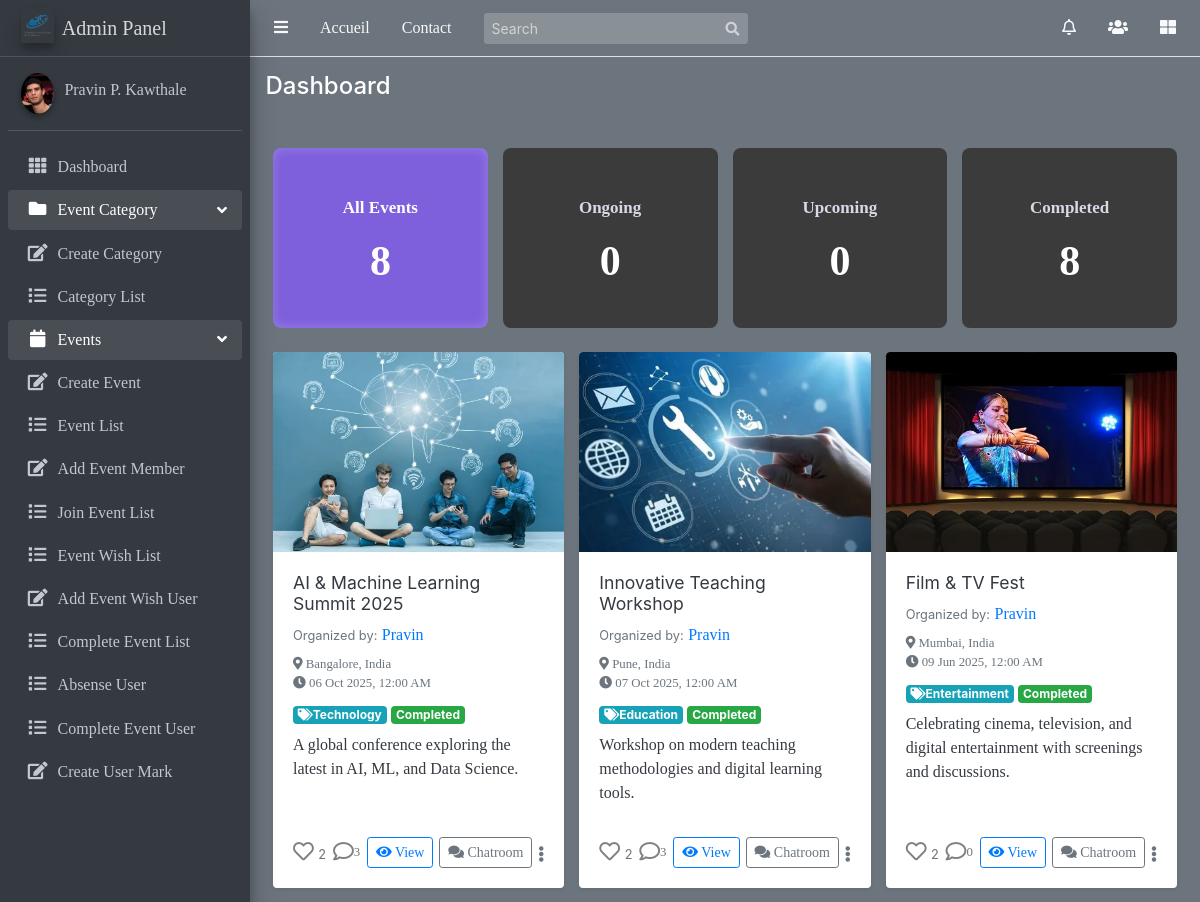
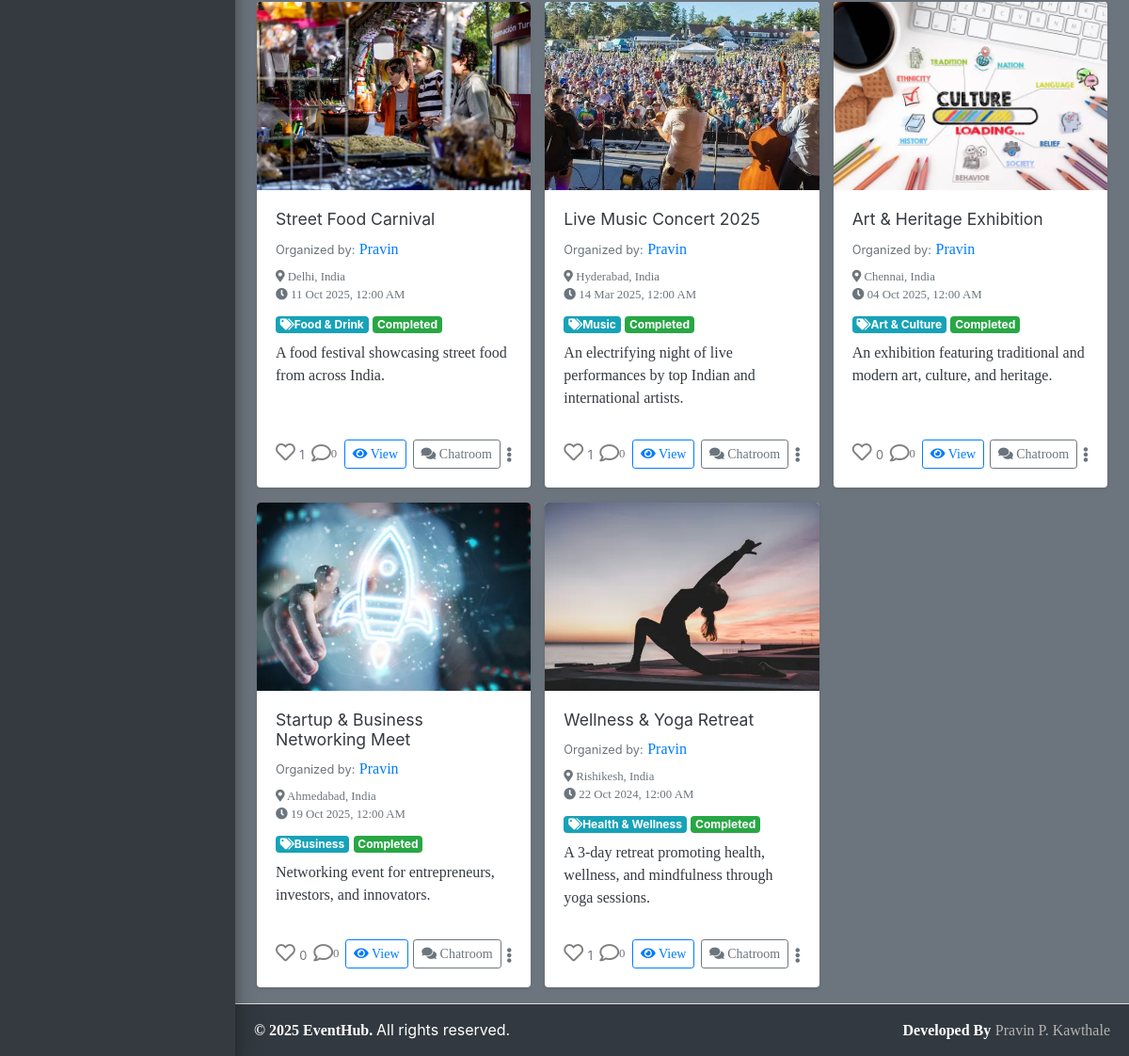
/Events/my-events/ (signed in), run on an earlier commit of the app's database (2 pictures, top to bottom).
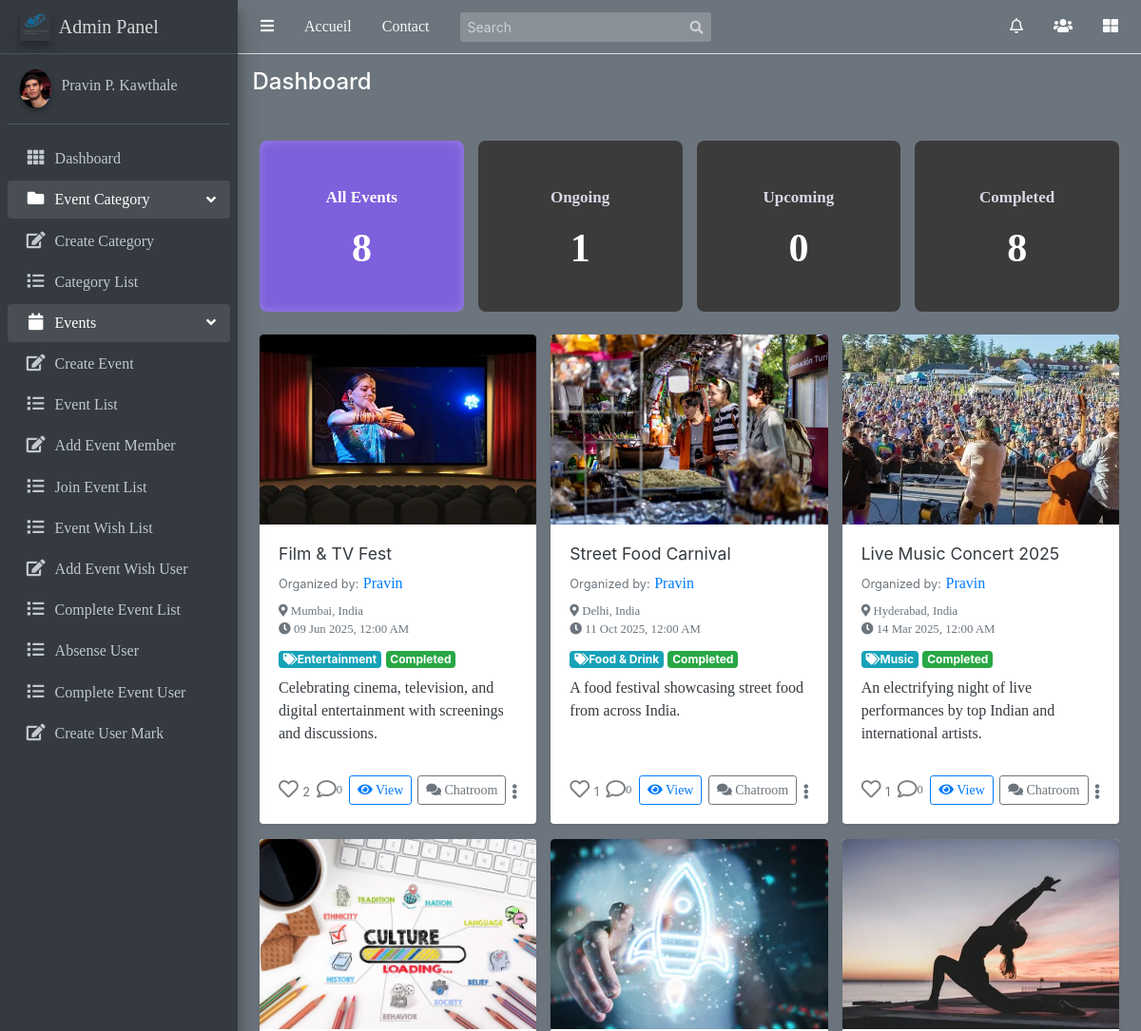
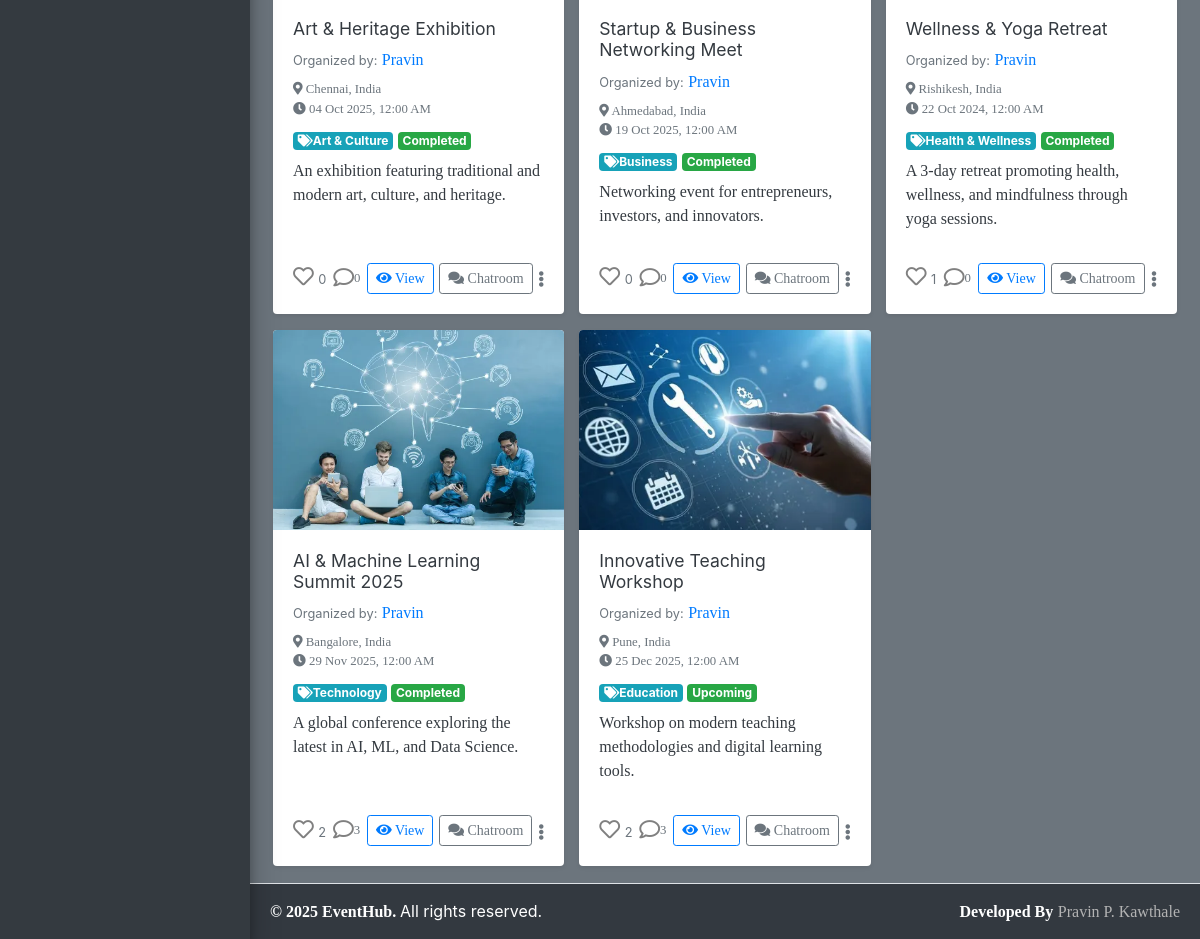
And on a later commit of the database (2 pictures, top to bottom).
### Event/models.py (models this page shows, shortened)
class Event(models.Model):
    title = models.CharField(max_length=100)
    description = models.TextField()
    category = models.ForeignKey(Category, on_delete=models.SET_NULL, null=True, related_name="events")
    date = models.DateTimeField()
    location = models.CharField(max_length=300)
    start_time = models.TimeField()
    end_time = models.TimeField()
    created_at = models.DateTimeField(auto_now_add=True)
    updated_at = models.DateTimeField(auto_now=True)
    organizer = models.ForeignKey(User, on_delete=models.CASCADE, related_name='events_created')
    participants = models.ManyToManyField(User, related_name='events_participated', blank=True)
    image = models.ImageField(upload_to="event_images/", default="event_images/default.png")
    comments_enabled=models.BooleanField(default=True)
    likes=models.ManyToManyField(User,related_name='liked_events',blank=True)
    @property
    def get_status(self):
        now = timezone.now()
        event_start_datetime = self.date
        if now.date()==event_start_datetime.date():
            if self.start_time <= now.time() <= self.end_time:
                return "Ongoing"
            elif now.time() < self.start_time:
                return "Upcoming"
            else:
                return "Completed"
        if now > event_start_datetime:
            return "Completed"
        if now < event_start_datetime:
            return "Upcoming"
        return "Ongoing"
    class Meta:
        ordering = ['-start_time']

class Category(models.Model):
    name = models.CharField(max_length=100, unique=True)
    description = models.TextField(blank=True)
    slug = models.SlugField(unique=True, blank=True)
    favicon = models.ImageField(upload_to='category_favicons/', null=True, blank=True)

### Event/views.py (the view)
# urls.py: path('my-events/', views.MyEvents.as_view(), name='my_events'),
class MyEvents(LoginRequiredMixin, ListView):
    model = Event
    template_name = 'Event/MyEvents.html'
    context_object_name = 'events'
    def get_queryset(self):
        now = timezone.now()
        qs = Event.objects.filter(organizer=self.request.user)
        qs = qs.annotate(
        status=Case(
                    When(
                                date__date=now.date(),
                                start_time__lte=now.time(),
                                end_time__gte=now.time(),
                                then=Value('ongoing')
                        ),
                    When(date__lt=now, then=Value('completed')),
                    When(date__gt=now, then=Value('upcoming')),
                    default=Value('ongoing'),
                    output_field=CharField()
                )
        )
        status_filter = self.request.GET.get('status', 'all').lower()
        if status_filter in ['completed', 'ongoing', 'upcoming']:
            qs = qs.filter(status__iexact=status_filter)
        return qs
    def get_context_data(self, **kwargs):
        context = super().get_context_data(**kwargs)
        now = timezone.now()
        user_events = Event.objects.filter(organizer=self.request.user)
        context['current_status'] = self.request.GET.get('status', 'all').lower()
        context['total_events'] = user_events.count()
        context['completed_events_count'] = user_events.filter(date__lt=now).count()
        context['ongoing_events_count'] = user_events.filter(date=now.date()).count()
        context['upcoming_events_count'] = user_events.filter(date__gt=now).count()
        return context

### templates/Event/MyEvents.html (shortened to what this page needs)
{% extends 'base/base.html' %}
{% load static %}
{% block content %}
<div class="container mt-4">
    <div class="row g-4 mb-4">
        <div class="col-md-3">
            <a href="{% url 'my_events' %}" class="text-decoration-none">
                <div class="summary-card {% if current_status == 'all' or not current_status %}highlight{% endif %}">
                    <p>All Events</p>
                    <h2>{{ total_events }}</h2>
                </div>
            </a>
        </div>
        <div class="col-md-3">
            <a href="?status=ongoing" class="text-decoration-none">
                <div class="summary-card {% if current_status == 'ongoing' %}highlight{% endif %}">
                    <p>Ongoing</p>
                    <h2>{{ ongoing_events_count }}</h2>
                </div>
            </a>
        </div>
        <div class="col-md-3">
            <a href="?status=upcoming" class="text-decoration-none">
                <div class="summary-card {% if current_status == 'upcoming' %}highlight{% endif %}">
                    <p>Upcoming</p>
                    <h2>{{ upcoming_events_count }}</h2>
                </div>
            </a>
        </div>
        <div class="col-md-3">
            <a href="?status=completed" class="text-decoration-none">
                <div class="summary-card {% if current_status == 'completed' %}highlight{% endif %}">
                    <p>Completed</p>
                    <h2>{{ completed_events_count }}</h2>
                </div>
            </a>
        </div>
    </div>
    <div class="row g-4">
        {% for event in events %}
        <div class="col-md-4 d-flex">
            <div class="card shadow-sm border-0 rounded-4 overflow-hidden flex-fill">
                {% if event.image %}
                    <img src="{{ event.image.url }}"
                     class="card-img-top rounded-top-4"
                     alt="{{ event.title }}"
                     style="height:200px; object-fit:cover;">
                {%else%}
                    <img src="{% static 'images/default_event.jpg' %}"
                     class="card-img-top rounded-top-4"
                     alt="Default Event"
                     style="height:200px; object-fit:cover;">
                {% endif %}
                <div class="card-body d-flex flex-column">
                    <h5 class="card-title fw-bold text-dark mb-2" style="font-size:1.1rem;">
                        {{ event.title }}
                    </h5>
                    <div class="mb-2">
                        <span class="text-muted small me-1">Organized by:</span>
                        <a href="{% url 'user_profile' username=event.organizer.username %}"
                           class="fw-bold text-primary text-decoration-none">
                            {{ event.organizer.username }}
                        </a>
                    </div>
                    <p class="card-text text-muted small mb-2">
                        <i class="fas fa-map-marker-alt me-1"></i> {{ event.location }} <br>
                        <i class="fas fa-clock me-1"></i> {{ event.date|date:"d M Y, h:i A" }}
                    </p>
                    <div class="mb-2">
                        {% if event.category %}
                        <span class="badge bg-info">
                            <i class="fas fa-tags me-1"></i>{{ event.category.name }}
                        </span>
                        {% endif %}
                        <span class="badge bg-success">{{ event.get_status }}</span>
                    </div>
                    <p class="card-text flex-grow-1 text-dark">{{ event.description|truncatewords:20 }}</p>
                    <div class="d-flex justify-content-between align-items-center mt-3">
                        <form action="{% url 'like_event' event.pk %}" method="post" class="d-inline me-2">
                            <button type="submit" style="background:none; border:none;" class="p-0 m-0">
                                {% if event.is_liked %}
                                    <i class="fas fa-heart" style="color:red; font-size:1.3rem;"></i>
                                {% else %}
                                    <i class="far fa-heart" style="color:gray; font-size:1.3rem;"></i>
                                {% endif %}
                            </button>
                            <span class="ms-1 small text-muted">{{ event.like_set.count }}</span>
                        </form>
                        <a href="{% url 'comment_event' event.pk %}" class="btn p-0 m-0 d-flex align-items-center text-decoration-none">
                            <i class="far fa-comment" style="color:gray; font-size:1.3rem;"></i>
                            <span class="ms-1 small text-muted">{{ event.comments.count }}</span>
                        </a>
                        <a href="{% url 'event_detail' event.pk %}" class="btn btn-sm btn-outline-primary">
                            <i class="fas fa-eye"></i> View
                        </a>
                        <a href="{% url 'chat_room' event.pk %}" class="btn btn-sm btn-outline-secondary">
                            <i class="fas fa-comments"></i> Chatroom
                        </a>
                        {% if request.user == event.organizer %}
                        <div class="dropdown">
                            <button class="btn p-0 m-0 text-secondary" type="button" id="dropdownMenu{{ event.pk }}" data-bs-toggle="dropdown" aria-expanded="false" style="border: none; background: transparent;">
                                <i class="fas fa-ellipsis-v"></i>
                            </button>
                        </div>
                        {% endif %}
                    </div>
                </div>
            </div>
        </div>
        {% empty %}
        <div class="col-12 text-center">
            <div class="alert alert-info">
                <i class="fas fa-info-circle me-1"></i> No events found.
            </div>
        </div>
        {% endfor %}
    </div>
</div>
{% endblock content %}

What changed in the data, as far as the page shows it:
changed Event "A global conference exploring the latest in AI, ML, and Data Science.": date "06 Oct 2025, 12:00 AM" → "29 Nov 2025, 12:00 AM"; moves down the list
changed Event "Innovative Teaching Workshop": date "07 Oct 2025, 12:00 AM" → "25 Dec 2025, 12:00 AM"; get_status "Completed" → "Upcoming"; moves down the list
Also different on the page:
{{ ongoing_events_count }}: "0" → "1"
